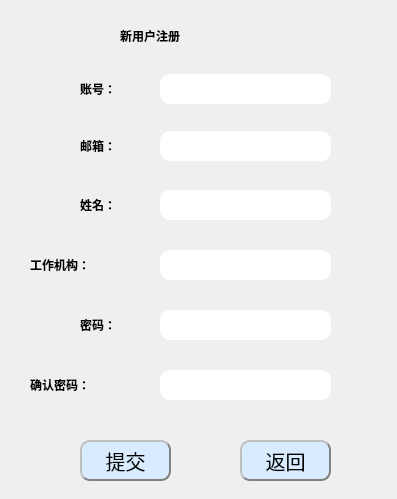
<?xml version="1.0" encoding="UTF-8"?>
<ui version="4.0">
 <class>Form</class>
 <widget class="QWidget" name="Form">
  <property name="geometry">
   <rect>
    <x>0</x>
    <y>0</y>
    <width>397</width>
    <height>499</height>
   </rect>
  </property>
  <property name="sizePolicy">
   <sizepolicy hsizetype="Fixed" vsizetype="Fixed">
    <horstretch>0</horstretch>
    <verstretch>0</verstretch>
   </sizepolicy>
  </property>
  <property name="minimumSize">
   <size>
    <width>397</width>
    <height>499</height>
   </size>
  </property>
  <property name="maximumSize">
   <size>
    <width>397</width>
    <height>499</height>
   </size>
  </property>
  <property name="windowTitle">
   <string>注册</string>
  </property>
  <property name="windowIcon">
   <iconset resource="../mainwin_bg.qrc">
    <normaloff>:/mainicon/images/icon.png</normaloff>:/mainicon/images/icon.png</iconset>
  </property>
  <property name="styleSheet">
   <string notr="true">#Form{background-image: url(:/main_bg/images/bg.png);}</string>
  </property>
  <widget class="QLabel" name="label">
   <property name="geometry">
    <rect>
     <x>120</x>
     <y>10</y>
     <width>161</width>
     <height>51</height>
    </rect>
   </property>
   <property name="styleSheet">
    <string notr="true">font: 18pt &quot;宋体&quot;;
font-weight:bold;</string>
   </property>
   <property name="text">
    <string>新用户注册</string>
   </property>
  </widget>
  <widget class="QLabel" name="label_2">
   <property name="geometry">
    <rect>
     <x>80</x>
     <y>68</y>
     <width>72</width>
     <height>41</height>
    </rect>
   </property>
   <property name="styleSheet">
    <string notr="true">font: 14pt &quot;宋体&quot;;
font-weight:bold;</string>
   </property>
   <property name="text">
    <string>账号：</string>
   </property>
  </widget>
  <widget class="QLabel" name="label_3">
   <property name="geometry">
    <rect>
     <x>80</x>
     <y>125</y>
     <width>72</width>
     <height>41</height>
    </rect>
   </property>
   <property name="styleSheet">
    <string notr="true">font: 14pt &quot;宋体&quot;;
font-weight:bold;</string>
   </property>
   <property name="text">
    <string>邮箱：</string>
   </property>
  </widget>
  <widget class="QLabel" name="label_4">
   <property name="geometry">
    <rect>
     <x>80</x>
     <y>304</y>
     <width>72</width>
     <height>41</height>
    </rect>
   </property>
   <property name="styleSheet">
    <string notr="true">font: 14pt &quot;宋体&quot;;
font-weight:bold;</string>
   </property>
   <property name="text">
    <string>密码：</string>
   </property>
  </widget>
  <widget class="QLabel" name="label_5">
   <property name="geometry">
    <rect>
     <x>30</x>
     <y>364</y>
     <width>111</width>
     <height>41</height>
    </rect>
   </property>
   <property name="styleSheet">
    <string notr="true">font: 14pt &quot;宋体&quot;;
font-weight:bold;</string>
   </property>
   <property name="text">
    <string>确认密码：</string>
   </property>
  </widget>
  <widget class="QLineEdit" name="lineEdit">
   <property name="geometry">
    <rect>
     <x>160</x>
     <y>74</y>
     <width>171</width>
     <height>30</height>
    </rect>
   </property>
   <property name="styleSheet">
    <string notr="true">border-radius: 10px;</string>
   </property>
  </widget>
  <widget class="QLineEdit" name="lineEdit_2">
   <property name="geometry">
    <rect>
     <x>160</x>
     <y>131</y>
     <width>171</width>
     <height>30</height>
    </rect>
   </property>
   <property name="styleSheet">
    <string notr="true">border-radius: 10px;</string>
   </property>
  </widget>
  <widget class="QLineEdit" name="lineEdit_3">
   <property name="geometry">
    <rect>
     <x>160</x>
     <y>310</y>
     <width>171</width>
     <height>30</height>
    </rect>
   </property>
   <property name="styleSheet">
    <string notr="true">border-radius: 10px;</string>
   </property>
   <property name="echoMode">
    <enum>QLineEdit::Password</enum>
   </property>
  </widget>
  <widget class="QLineEdit" name="lineEdit_4">
   <property name="geometry">
    <rect>
     <x>160</x>
     <y>370</y>
     <width>171</width>
     <height>30</height>
    </rect>
   </property>
   <property name="styleSheet">
    <string notr="true">border-radius: 10px;</string>
   </property>
   <property name="echoMode">
    <enum>QLineEdit::Password</enum>
   </property>
  </widget>
  <widget class="QPushButton" name="register_Button">
   <property name="geometry">
    <rect>
     <x>80</x>
     <y>440</y>
     <width>91</width>
     <height>41</height>
    </rect>
   </property>
   <property name="styleSheet">
    <string notr="true"> QPushButton
                    {
font: 9pt &quot;仿宋&quot;;
					 text-align : center;
                     background-color : white;
	background-color: rgb(217, 235, 255);
                     font: bold;
                     border-color: gray;
                     border-width: 2px;
                     border-radius: 10px;
                     padding: 6px;
                     height : 14px;
                     border-style: outset;
                     font : 20px;}
                     QPushButton:pressed
                     {text-align : center;
                     background-color : light gray;
                     font: bold;
                     border-color: gray;
                     border-width: 2px;
                     border-radius: 10px;
                     padding: 6px;
                     height : 14px;
                     border-style: outset;
                     font : 14px;}
</string>
   </property>
   <property name="text">
    <string>提交</string>
   </property>
  </widget>
  <widget class="QPushButton" name="register_Button_2">
   <property name="geometry">
    <rect>
     <x>240</x>
     <y>440</y>
     <width>91</width>
     <height>41</height>
    </rect>
   </property>
   <property name="styleSheet">
    <string notr="true"> QPushButton
                    {
font: 9pt &quot;仿宋&quot;;
					 text-align : center;
                     background-color : white;
	background-color: rgb(217, 235, 255);
                     font: bold;
                     border-color: gray;
                     border-width: 2px;
                     border-radius: 10px;
                     padding: 6px;
                     height : 14px;
                     border-style: outset;
                     font : 20px;}
                     QPushButton:pressed
                     {text-align : center;
                     background-color : light gray;
                     font: bold;
                     border-color: gray;
                     border-width: 2px;
                     border-radius: 10px;
                     padding: 6px;
                     height : 14px;
                     border-style: outset;
                     font : 14px;}
</string>
   </property>
   <property name="text">
    <string>返回</string>
   </property>
  </widget>
  <widget class="QLabel" name="label_6">
   <property name="geometry">
    <rect>
     <x>80</x>
     <y>184</y>
     <width>72</width>
     <height>41</height>
    </rect>
   </property>
   <property name="styleSheet">
    <string notr="true">font: 14pt &quot;宋体&quot;;
font-weight:bold;</string>
   </property>
   <property name="text">
    <string>姓名：</string>
   </property>
  </widget>
  <widget class="QLineEdit" name="lineEdit_5">
   <property name="geometry">
    <rect>
     <x>160</x>
     <y>190</y>
     <width>171</width>
     <height>30</height>
    </rect>
   </property>
   <property name="styleSheet">
    <string notr="true">border-radius: 10px;</string>
   </property>
   <property name="text">
    <string/>
   </property>
  </widget>
  <widget class="QLabel" name="label_7">
   <property name="geometry">
    <rect>
     <x>30</x>
     <y>244</y>
     <width>111</width>
     <height>41</height>
    </rect>
   </property>
   <property name="styleSheet">
    <string notr="true">font: 14pt &quot;宋体&quot;;
font-weight:bold;</string>
   </property>
   <property name="text">
    <string>工作机构：</string>
   </property>
  </widget>
  <widget class="QLineEdit" name="lineEdit_6">
   <property name="geometry">
    <rect>
     <x>160</x>
     <y>250</y>
     <width>171</width>
     <height>30</height>
    </rect>
   </property>
   <property name="styleSheet">
    <string notr="true">border-radius: 10px;</string>
   </property>
   <property name="text">
    <string/>
   </property>
  </widget>
 </widget>
 <resources>
  <include location="../mainwin_bg.qrc"/>
 </resources>
 <connections>
  <connection>
   <sender>register_Button</sender>
   <signal>clicked()</signal>
   <receiver>Form</receiver>
   <slot>commit_info()</slot>
   <hints>
    <hint type="sourcelabel">
     <x>124</x>
     <y>408</y>
    </hint>
    <hint type="destinationlabel">
     <x>111</x>
     <y>541</y>
    </hint>
   </hints>
  </connection>
  <connection>
   <sender>register_Button_2</sender>
   <signal>clicked()</signal>
   <receiver>Form</receiver>
   <slot>back()</slot>
   <hints>
    <hint type="sourcelabel">
     <x>271</x>
     <y>405</y>
    </hint>
    <hint type="destinationlabel">
     <x>277</x>
     <y>604</y>
    </hint>
   </hints>
  </connection>
 </connections>
 <slots>
  <slot>commit_info()</slot>
  <slot>back()</slot>
 </slots>
</ui>
